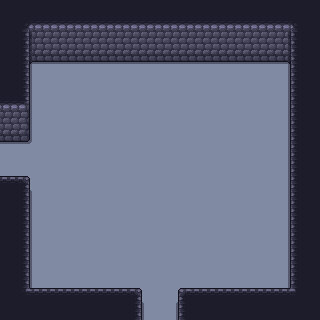

This game map was drawn from its Tiled (.tmx) file and the tilesets committed beside it. A one-line description and the full map source follow:
An orthogonal 20x20 tile map with 16x16 px tiles, 4 tile layers (Floor, Walls, Overlay, Objects), 1 hidden layer not drawn, 2 tilesets.

<map version="1.10" tiledversion="1.11.2" orientation="orthogonal" renderorder="right-down" width="20" height="20" tilewidth="16" tileheight="16" infinite="0" nextlayerid="6" nextobjectid="1">
 <editorsettings>
  <export target="../../Dungeon-Bullet-Hell/Assets/Maps/Rooms/4/4_Room_NSWE_01.csv" format="csv" />
 </editorsettings>
 <tileset firstgid="1" source="../WallsFloor.tsx" />
 <tileset firstgid="300" source="../Collisions.tsx" />
 <layer id="1" name="Floor" width="20" height="20">
  <data encoding="csv">
80,80,80,80,80,80,80,80,80,80,80,80,80,80,80,80,80,80,80,80,
80,80,80,80,80,80,80,80,80,80,80,80,80,80,80,80,80,80,80,80,
80,80,80,80,80,80,80,80,80,80,80,80,80,80,80,80,80,80,80,80,
80,80,80,80,80,80,80,80,80,80,80,80,80,80,80,80,80,80,80,80,
80,80,80,80,80,80,80,80,80,80,80,80,80,80,80,80,80,80,80,80,
80,80,80,80,80,80,80,80,80,80,80,80,80,80,80,80,80,80,80,80,
80,80,80,80,80,80,80,80,80,80,80,80,80,80,80,80,80,80,80,80,
80,80,80,80,80,80,80,80,80,80,80,80,80,80,80,80,80,80,80,80,
80,80,80,80,80,80,80,80,80,80,80,80,80,80,80,80,80,80,80,80,
80,80,80,80,80,80,80,80,80,80,80,80,80,80,80,80,80,80,80,80,
80,80,80,80,80,80,80,80,80,80,80,80,80,80,80,80,80,80,80,80,
80,80,80,80,80,80,80,80,80,80,80,80,80,80,80,80,80,80,80,80,
80,80,80,80,80,80,80,80,80,80,80,80,80,80,80,80,80,80,80,80,
80,80,80,80,80,80,80,80,80,80,80,80,80,80,80,80,80,80,80,80,
80,80,80,80,80,80,80,80,80,80,80,80,80,80,80,80,80,80,80,80,
80,80,80,80,80,80,80,80,80,80,80,80,80,80,80,80,80,80,80,80,
80,80,80,80,80,80,80,80,80,80,80,80,80,80,80,80,80,80,80,80,
80,80,80,80,80,80,80,80,80,80,80,80,80,80,80,80,80,80,80,80,
80,80,80,80,80,80,80,80,80,80,80,80,80,80,80,80,80,80,80,80,
80,80,80,80,80,80,80,80,80,80,80,80,80,80,80,80,80,80,80,80
</data>
 </layer>
 <layer id="2" name="Walls" width="20" height="20">
  <data encoding="csv">
15,15,15,15,15,15,15,15,15,15,15,15,15,15,15,15,15,15,15,15,
15,4,28,28,28,28,28,28,28,28,28,28,28,28,28,28,28,28,6,15,
15,17,41,41,41,41,41,41,41,41,41,41,41,41,41,41,41,41,19,15,
15,30,54,54,54,54,54,54,54,54,54,54,54,54,54,54,54,54,32,15,
15,16,0,0,0,0,0,0,0,0,0,0,0,0,0,0,0,0,14,15,
15,16,0,0,0,0,0,0,0,0,0,0,0,0,0,0,0,0,14,15,
28,29,0,0,0,0,0,0,0,0,0,0,0,0,0,0,0,0,14,15,
41,42,0,0,0,0,0,0,0,0,0,0,0,0,0,0,0,0,14,15,
54,55,0,0,0,0,0,0,0,0,0,0,0,0,0,0,0,0,14,15,
0,0,0,0,0,0,0,0,0,0,0,0,0,0,0,0,0,0,14,15,
0,0,0,0,0,0,0,0,0,0,0,0,0,0,0,0,0,0,14,15,
2,3,0,0,0,0,0,0,0,0,0,0,0,0,0,0,0,0,14,15,
15,16,0,0,0,0,0,0,0,0,0,0,0,0,0,0,0,0,14,15,
15,16,0,0,0,0,0,0,0,0,0,0,0,0,0,0,0,0,14,15,
15,16,0,0,0,0,0,0,0,0,0,0,0,0,0,0,0,0,14,15,
15,16,0,0,0,0,0,0,0,0,0,0,0,0,0,0,0,0,14,15,
15,16,0,0,0,0,0,0,0,0,0,0,0,0,0,0,0,0,14,15,
15,16,0,0,0,0,0,0,0,0,0,0,0,0,0,0,0,0,14,15,
15,43,2,2,2,2,2,2,3,0,0,1,2,2,2,2,2,2,45,15,
15,15,15,15,15,15,15,15,16,0,0,14,15,15,15,15,15,15,15,15
</data>
 </layer>
 <layer id="3" name="Overlay" width="20" height="20">
  <data encoding="csv">
0,0,0,0,0,0,0,0,0,0,0,0,0,0,0,0,0,0,0,0,
0,0,0,0,0,0,0,0,0,0,0,0,0,0,0,0,0,0,0,0,
0,0,0,0,0,0,0,0,0,0,0,0,0,0,0,0,0,0,0,0,
0,0,0,0,0,0,0,0,0,0,0,0,0,0,0,0,0,0,0,0,
0,0,0,0,0,0,0,0,0,0,0,0,0,0,0,0,0,0,0,0,
0,0,0,0,0,0,0,0,0,0,0,0,0,0,0,0,0,0,0,0,
0,0,0,0,0,0,0,0,0,0,0,0,0,0,0,0,0,0,0,0,
0,0,0,0,0,0,0,0,0,0,0,0,0,0,0,0,0,0,0,0,
0,0,0,0,0,0,0,0,0,0,0,0,0,0,0,0,0,0,0,0,
0,0,0,0,0,0,0,0,0,0,0,0,0,0,0,0,0,0,0,0,
0,0,0,0,0,0,0,0,0,0,0,0,0,0,0,0,0,0,0,0,
0,0,0,0,0,0,0,0,0,0,0,0,0,0,0,0,0,0,0,0,
0,0,0,0,0,0,0,0,0,0,0,0,0,0,0,0,0,0,0,0,
0,0,0,0,0,0,0,0,0,0,0,0,0,0,0,0,0,0,0,0,
0,0,0,0,0,0,0,0,0,0,0,0,0,0,0,0,0,0,0,0,
0,0,0,0,0,0,0,0,0,0,0,0,0,0,0,0,0,0,0,0,
0,0,0,0,0,0,0,0,0,0,0,0,0,0,0,0,0,0,0,0,
0,0,0,0,0,0,0,0,0,0,0,0,0,0,0,0,0,0,0,0,
0,0,0,0,0,0,0,0,0,0,0,0,0,0,0,0,0,0,0,0,
0,0,0,0,0,0,0,0,0,0,0,0,0,0,0,0,0,0,0,0
</data>
 </layer>
 <layer id="4" name="Objects" width="20" height="20">
  <data encoding="csv">
0,0,0,0,0,0,0,0,0,0,0,0,0,0,0,0,0,0,0,0,
0,0,0,0,0,0,0,0,0,0,0,0,0,0,0,0,0,0,0,0,
0,0,0,0,0,0,0,0,0,0,0,0,0,0,0,0,0,0,0,0,
0,0,0,0,0,0,0,0,0,0,0,0,0,0,0,0,0,0,0,0,
0,0,0,0,0,0,0,0,0,0,0,0,0,0,0,0,0,0,0,0,
0,0,0,0,0,0,0,0,0,0,0,0,0,0,0,0,0,0,0,0,
0,0,0,0,0,0,0,0,0,0,0,0,0,0,0,0,0,0,0,0,
0,0,0,0,0,0,0,0,0,0,0,0,0,0,0,0,0,0,0,0,
0,0,0,0,0,0,0,0,0,0,0,0,0,0,0,0,0,0,0,0,
0,0,0,0,0,0,0,0,0,0,0,0,0,0,0,0,0,0,0,0,
0,0,0,0,0,0,0,0,0,0,0,0,0,0,0,0,0,0,0,0,
0,0,0,0,0,0,0,0,0,0,0,0,0,0,0,0,0,0,0,0,
0,0,0,0,0,0,0,0,0,0,0,0,0,0,0,0,0,0,0,0,
0,0,0,0,0,0,0,0,0,0,0,0,0,0,0,0,0,0,0,0,
0,0,0,0,0,0,0,0,0,0,0,0,0,0,0,0,0,0,0,0,
0,0,0,0,0,0,0,0,0,0,0,0,0,0,0,0,0,0,0,0,
0,0,0,0,0,0,0,0,0,0,0,0,0,0,0,0,0,0,0,0,
0,0,0,0,0,0,0,0,0,0,0,0,0,0,0,0,0,0,0,0,
0,0,0,0,0,0,0,0,0,0,0,0,0,0,0,0,0,0,0,0,
0,0,0,0,0,0,0,0,0,0,0,0,0,0,0,0,0,0,0,0
</data>
 </layer>
 <layer id="5" name="Colls" width="20" height="20" visible="0">
  <data encoding="csv">
0,0,0,0,0,0,0,0,0,0,0,0,0,0,0,0,0,0,0,0,
0,0,0,0,0,0,0,0,0,0,0,0,0,0,0,0,0,0,0,0,
0,0,0,0,0,0,0,0,0,0,0,0,0,0,0,0,0,0,0,0,
0,300,300,300,300,300,300,300,300,300,300,300,300,300,300,300,300,300,300,0,
0,300,0,0,0,0,0,0,0,0,0,0,0,0,0,0,0,0,300,0,
0,300,0,0,0,0,0,0,0,0,0,0,0,0,0,0,0,0,300,0,
0,300,0,0,0,0,0,0,0,0,0,0,0,0,0,0,0,0,300,0,
0,300,0,0,0,0,0,0,0,0,0,0,0,0,0,0,0,0,300,0,
300,300,0,0,0,0,0,0,0,0,0,0,0,0,0,0,0,0,300,0,
0,0,0,0,0,0,0,0,0,0,0,0,0,0,0,0,0,0,300,0,
0,0,0,0,0,0,0,0,0,0,0,0,0,0,0,0,0,0,300,0,
300,300,0,0,0,0,0,0,0,0,0,0,0,0,0,0,0,0,300,0,
0,300,0,0,0,0,0,0,0,0,0,0,0,0,0,0,0,0,300,0,
0,300,0,0,0,0,0,0,0,0,0,0,0,0,0,0,0,0,300,0,
0,300,0,0,0,0,0,0,0,0,0,0,0,0,0,0,0,0,300,0,
0,300,0,0,0,0,0,0,0,0,0,0,0,0,0,0,0,0,300,0,
0,300,0,0,0,0,0,0,0,0,0,0,0,0,0,0,0,0,300,0,
0,300,0,0,0,0,0,0,0,0,0,0,0,0,0,0,0,0,300,0,
0,300,300,300,300,300,300,300,300,0,0,300,300,300,300,300,300,300,300,0,
0,0,0,0,0,0,0,0,300,0,0,300,0,0,0,0,0,0,0,0
</data>
 </layer>
</map>
